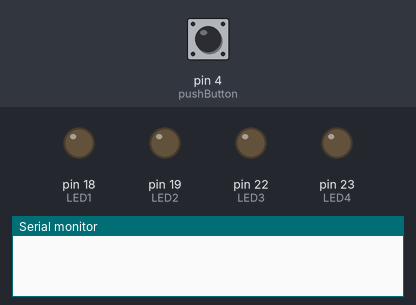
Bench run of a sketch on a simulated Arduino Mega 2560, built with avr-gcc and run on an emulated ATmega2560. On the bench: output pins drawn as LEDs (lit = HIGH), the last lines printed to the serial monitor. Dashed ring = blinking. Inputs (shaded band) come from the test bench; at power-on: pin 4 (pushButton) HIGH.

Above: at 1.2 s.
1.3 s: pin 4 (pushButton) pulled LOW for 1 s
At 1.55 s:
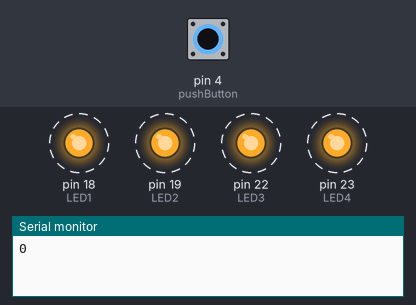
4.3 s: pin 4 (pushButton) pulled LOW for 3.2 s
At 6.8 s:
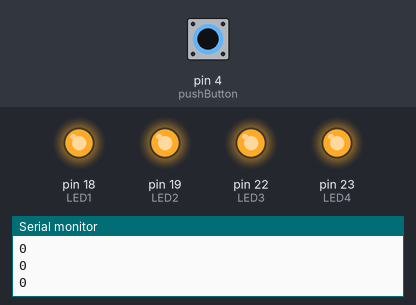
Timing chart, 0 to 9.0 s (numbered marks = the images above; inputs shaded):
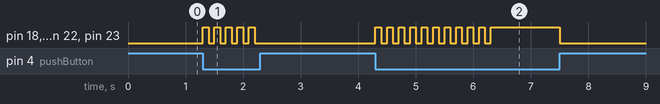

The sketch:

lab2_2.ino
```cpp
int pushButton = 4;
#define LED1 18
#define LED2 19
#define LED3 22
#define LED4 23
#define BUTTON 4
int i =0;
int count = 0;
void setup() {
  Serial.begin(9600);
  pinMode(pushButton, INPUT_PULLUP);
   pinMode(LED1, OUTPUT);
   pinMode(LED2, OUTPUT);
   pinMode(LED3, OUTPUT);
   pinMode(LED4, OUTPUT);
}


void loop() {
  int buttonState = digitalRead(pushButton);
    if( buttonState==0 ){
     for( i =count ; count <10 ;count ++){
      if(buttonState==0){
      digitalWrite(LED1, HIGH);  digitalWrite(LED2, HIGH); digitalWrite(LED3, HIGH);  digitalWrite(LED4, HIGH);
      delay(100);
      digitalWrite(LED1, LOW);  digitalWrite(LED2, LOW); digitalWrite(LED3, LOW);  digitalWrite(LED4, LOW);
     delay(100);
     Serial.println(i);
     if( digitalRead(pushButton)){
      count = 99;
      }
      }
     }
     digitalWrite(LED1, HIGH);  digitalWrite(LED2, HIGH); digitalWrite(LED3, HIGH);  digitalWrite(LED4, HIGH);
    }
    if( buttonState==1 ){
      digitalWrite(LED1, LOW);  digitalWrite(LED2, LOW); digitalWrite(LED3, LOW);  digitalWrite(LED4, LOW);
       count=0;
      }


    }
```

Measured:
- after the input at 1.3 s, pin 18 (LED1), pin 19 (LED2), pin 22 (LED3), pin 23 (LED4): alternates HIGH for 0.10 s and LOW for 0.10 s, 10 changes in all, then stays LOW, starting at once
- after the input at 4.3 s, pin 18 (LED1), pin 19 (LED2), pin 22 (LED3), pin 23 (LED4): goes 10 × (HIGH 0.10 s, LOW 0.10 s), HIGH 1.2 s, then LOW, starting at once
